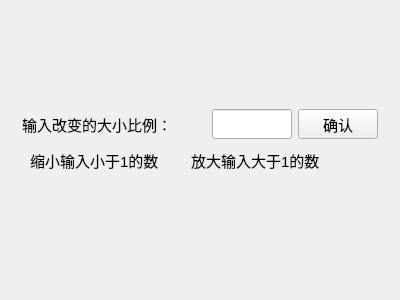
<?xml version="1.0" encoding="UTF-8"?>
<ui version="4.0">
 <class>Form</class>
 <widget class="QWidget" name="Form">
  <property name="geometry">
   <rect>
    <x>0</x>
    <y>0</y>
    <width>400</width>
    <height>300</height>
   </rect>
  </property>
  <property name="minimumSize">
   <size>
    <width>400</width>
    <height>300</height>
   </size>
  </property>
  <property name="maximumSize">
   <size>
    <width>400</width>
    <height>300</height>
   </size>
  </property>
  <property name="windowTitle">
   <string>大小缩放</string>
  </property>
  <widget class="QWidget" name="">
   <property name="geometry">
    <rect>
     <x>22</x>
     <y>109</y>
     <width>356</width>
     <height>30</height>
    </rect>
   </property>
   <layout class="QHBoxLayout" name="horizontalLayout">
    <item>
     <widget class="QLabel" name="label">
      <property name="font">
       <font>
        <pointsize>11</pointsize>
       </font>
      </property>
      <property name="text">
       <string>输入改变的大小比例：</string>
      </property>
     </widget>
    </item>
    <item>
     <widget class="QLineEdit" name="lineEdit">
      <property name="maximumSize">
       <size>
        <width>80</width>
        <height>30</height>
       </size>
      </property>
      <property name="text">
       <string/>
      </property>
     </widget>
    </item>
    <item>
     <widget class="QPushButton" name="pushButton">
      <property name="maximumSize">
       <size>
        <width>80</width>
        <height>30</height>
       </size>
      </property>
      <property name="font">
       <font>
        <pointsize>11</pointsize>
       </font>
      </property>
      <property name="text">
       <string>确认</string>
      </property>
     </widget>
    </item>
   </layout>
  </widget>
  <widget class="QWidget" name="">
   <property name="geometry">
    <rect>
     <x>30</x>
     <y>150</y>
     <width>315</width>
     <height>20</height>
    </rect>
   </property>
   <layout class="QHBoxLayout" name="horizontalLayout_2">
    <item>
     <widget class="QLabel" name="label_2">
      <property name="font">
       <font>
        <pointsize>11</pointsize>
       </font>
      </property>
      <property name="text">
       <string>缩小输入小于1的数</string>
      </property>
     </widget>
    </item>
    <item>
     <widget class="QLabel" name="label_3">
      <property name="font">
       <font>
        <pointsize>11</pointsize>
       </font>
      </property>
      <property name="text">
       <string>放大输入大于1的数</string>
      </property>
     </widget>
    </item>
   </layout>
  </widget>
 </widget>
 <resources/>
 <connections/>
</ui>
